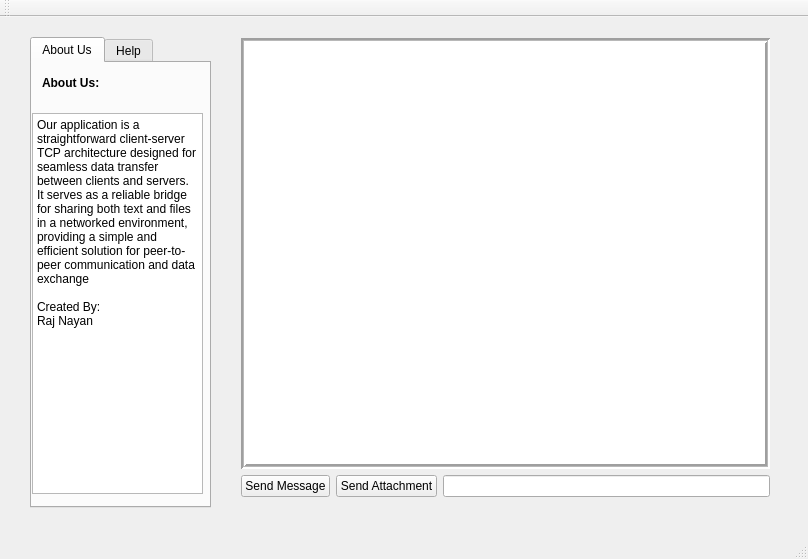
<?xml version="1.0" encoding="UTF-8"?>
<ui version="4.0">
 <class>MainWindow</class>
 <widget class="QMainWindow" name="MainWindow">
  <property name="geometry">
   <rect>
    <x>0</x>
    <y>0</y>
    <width>808</width>
    <height>559</height>
   </rect>
  </property>
  <property name="windowTitle">
   <string>QTCPClient</string>
  </property>
  <property name="styleSheet">
   <string notr="true"/>
  </property>
  <widget class="QWidget" name="centralWidget">
   <widget class="QTabWidget" name="tabWidget">
    <property name="geometry">
     <rect>
      <x>30</x>
      <y>20</y>
      <width>181</width>
      <height>471</height>
     </rect>
    </property>
    <property name="currentIndex">
     <number>0</number>
    </property>
    <widget class="QWidget" name="AboutUs">
     <attribute name="title">
      <string>About Us</string>
     </attribute>
     <widget class="QPlainTextEdit" name="plainTextEdit">
      <property name="geometry">
       <rect>
        <x>0</x>
        <y>50</y>
        <width>171</width>
        <height>381</height>
       </rect>
      </property>
      <property name="plainText">
       <string>Our application is a straightforward client-server TCP architecture designed for seamless data transfer between clients and servers. It serves as a reliable bridge for sharing both text and files in a networked environment, providing a simple and efficient solution for peer-to-peer communication and data exchange

Created By:
Raj Nayan
</string>
      </property>
     </widget>
     <widget class="QLabel" name="label">
      <property name="geometry">
       <rect>
        <x>10</x>
        <y>10</y>
        <width>71</width>
        <height>21</height>
       </rect>
      </property>
      <property name="font">
       <font>
        <bold>true</bold>
       </font>
      </property>
      <property name="text">
       <string>About Us:</string>
      </property>
      <property name="textFormat">
       <enum>Qt::RichText</enum>
      </property>
     </widget>
    </widget>
    <widget class="QWidget" name="Help">
     <attribute name="title">
      <string>Help</string>
     </attribute>
     <widget class="QPlainTextEdit" name="plainTextEdit_2">
      <property name="geometry">
       <rect>
        <x>3</x>
        <y>50</y>
        <width>171</width>
        <height>381</height>
       </rect>
      </property>
      <property name="plainText">
       <string>If the application encounters issues while transferring files and text between the client and server, a quick and effective solution is to restart the application. Begin by initiating the first server tab and then open the client tab, ensuring a seamless data transfer process within this application .</string>
      </property>
     </widget>
     <widget class="QLabel" name="label_2">
      <property name="geometry">
       <rect>
        <x>10</x>
        <y>10</y>
        <width>71</width>
        <height>31</height>
       </rect>
      </property>
      <property name="font">
       <font>
        <bold>true</bold>
       </font>
      </property>
      <property name="text">
       <string>Help:</string>
      </property>
      <property name="textFormat">
       <enum>Qt::RichText</enum>
      </property>
     </widget>
    </widget>
   </widget>
   <widget class="QWidget" name="layoutWidget">
    <property name="geometry">
     <rect>
      <x>230</x>
      <y>10</y>
      <width>551</width>
      <height>481</height>
     </rect>
    </property>
    <layout class="QVBoxLayout" name="verticalLayout">
     <item>
      <widget class="QTextBrowser" name="textBrowser_receivedMessages">
       <property name="styleSheet">
        <string notr="true"/>
       </property>
       <property name="frameShape">
        <enum>QFrame::Box</enum>
       </property>
       <property name="lineWidth">
        <number>2</number>
       </property>
       <property name="midLineWidth">
        <number>1</number>
       </property>
      </widget>
     </item>
     <item>
      <layout class="QHBoxLayout" name="horizontalLayout">
       <item>
        <widget class="QPushButton" name="pushButton_sendMessage">
         <property name="styleSheet">
          <string notr="true"/>
         </property>
         <property name="text">
          <string>Send Message</string>
         </property>
        </widget>
       </item>
       <item>
        <widget class="QPushButton" name="pushButton_sendAttachment">
         <property name="styleSheet">
          <string notr="true"/>
         </property>
         <property name="text">
          <string>Send Attachment</string>
         </property>
        </widget>
       </item>
       <item>
        <widget class="QLineEdit" name="lineEdit_message">
         <property name="sizePolicy">
          <sizepolicy hsizetype="Expanding" vsizetype="Fixed">
           <horstretch>0</horstretch>
           <verstretch>0</verstretch>
          </sizepolicy>
         </property>
         <property name="styleSheet">
          <string notr="true"/>
         </property>
        </widget>
       </item>
      </layout>
     </item>
    </layout>
   </widget>
  </widget>
  <widget class="QMenuBar" name="menuBar">
   <property name="geometry">
    <rect>
     <x>0</x>
     <y>0</y>
     <width>808</width>
     <height>21</height>
    </rect>
   </property>
  </widget>
  <widget class="QToolBar" name="mainToolBar">
   <attribute name="toolBarArea">
    <enum>TopToolBarArea</enum>
   </attribute>
   <attribute name="toolBarBreak">
    <bool>false</bool>
   </attribute>
  </widget>
  <widget class="QStatusBar" name="statusBar"/>
 </widget>
 <layoutdefault spacing="6" margin="11"/>
 <resources/>
 <connections/>
</ui>
